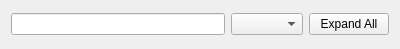
<?xml version="1.0" encoding="UTF-8"?>
<ui version="4.0">
 <class>SearchWidget</class>
 <widget class="QWidget" name="SearchWidget">
  <property name="geometry">
   <rect>
    <x>0</x>
    <y>0</y>
    <width>400</width>
    <height>49</height>
   </rect>
  </property>
  <property name="windowTitle">
   <string>Form</string>
  </property>
  <layout class="QHBoxLayout" name="horizontalLayout">
   <item>
    <widget class="QLineEdit" name="line_edit"/>
   </item>
   <item>
    <widget class="QComboBox" name="status_combo_box"/>
   </item>
   <item>
    <widget class="QPushButton" name="expand_button">
     <property name="text">
      <string>Expand All</string>
     </property>
    </widget>
   </item>
  </layout>
 </widget>
 <resources/>
 <connections/>
</ui>
